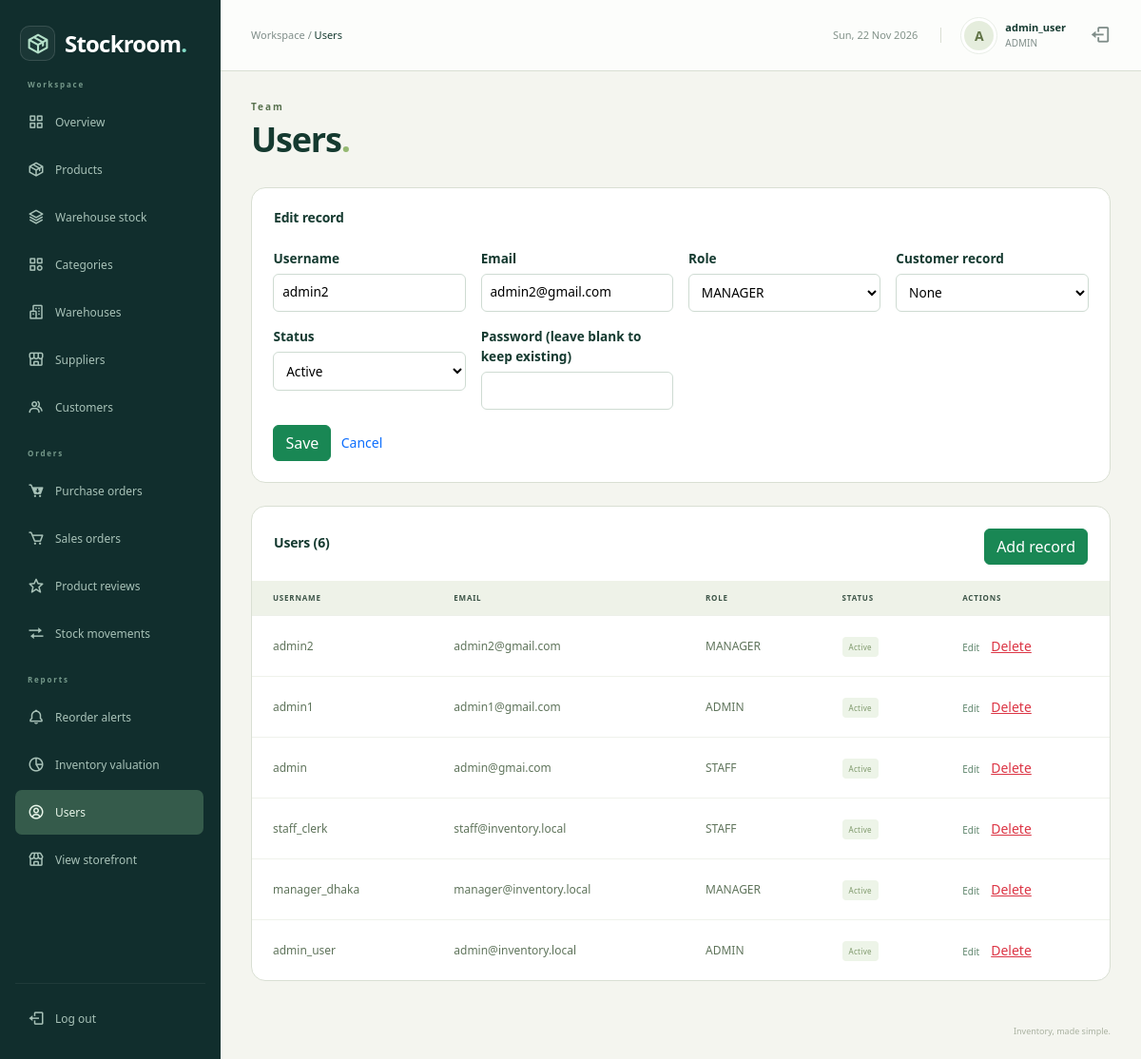
/admin/users.php?id=6 (signed in), run on an earlier commit of the app's database.
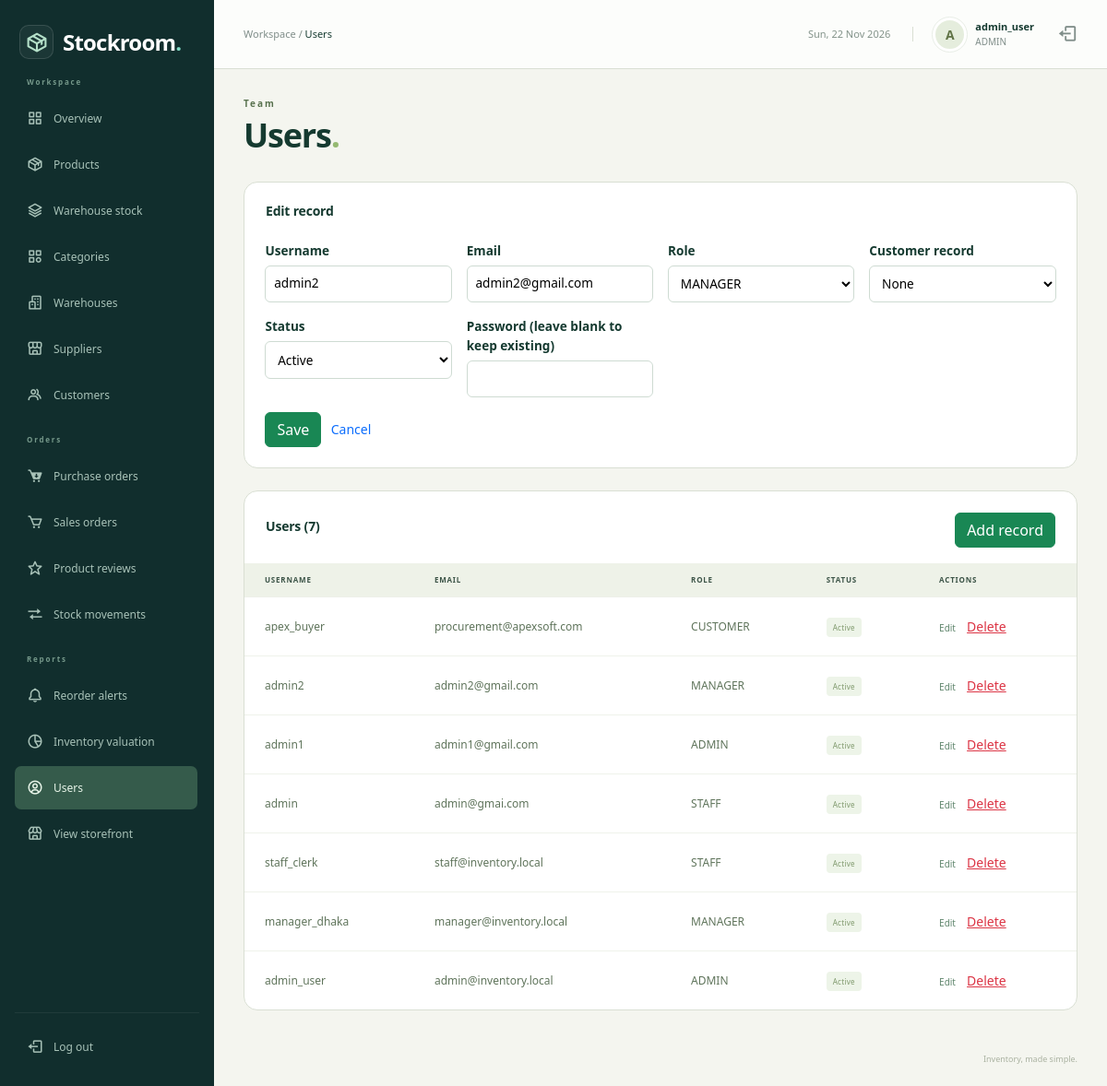
And on a later commit of the database.
### tables this page shows
CREATE TABLE `users` (
  `user_id` int NOT NULL,
  `username` varchar(50) NOT NULL,
  `email` varchar(100) NOT NULL,
  `password_hash` varchar(255) NOT NULL,
  `role` enum('ADMIN','MANAGER','STAFF','CUSTOMER') NOT NULL DEFAULT 'STAFF',
  `customer_id` int DEFAULT NULL,
  `is_active` tinyint(1) NOT NULL DEFAULT '1',
  `created_at` timestamp NULL DEFAULT CURRENT_TIMESTAMP
);

### admin/users.php (called while the page is built, shortened)
<?php
require_once __DIR__ . '/../includes/auth.php';
require_once __DIR__ . '/../config/db.php';
include '../includes/edit_request.php';
$username = '';
$email = '';
$role = 'STAFF';
$is_active = '1';
if ($id > 0) {
    $records = mysqli_query($conn, "SELECT * FROM users WHERE user_id=$id");
    $record = null;
    if ($records) {
        $record = mysqli_fetch_assoc($records);
    }
    if ($_SERVER['REQUEST_METHOD'] == 'GET') {
        $username = $record['username'];
        $email = $record['email'];
        $role = $record['role'];
        $is_active = $record['is_active'];
    }
}
$rows = mysqli_query($conn, 'SELECT user_id,username,email,role,is_active FROM users ORDER BY user_id DESC');
include '../includes/workspace.php';
include '../templates/users.php';
include '../includes/end.php';

### includes/auth.php (called while the page is built, shortened)
<?php
require_once __DIR__ . '/../config/db.php';
$user_id = $_SESSION['user_id'];
$sql = "SELECT user_id, username, role, customer_id FROM users WHERE user_id=$user_id AND is_active=1";
$users = mysqli_query($conn, $sql);
$account = mysqli_fetch_assoc($users);

### includes/edit_request.php (called while the page is built, shortened)
<?php
$id = 0;
if (isset($_GET['id'])) {
    $id = $_GET['id'];
}
if ($id > 0) {
    $editor = 'edit';
}

### templates/users.php (the view, shortened to what the changed rows need)
<?php if ($editor) { ?>
<section class="surface records-surface"><div class="section-heading"><h2><?php if ($id > 0) {
        echo 'Edit record';
    } else {
        echo 'New record';
    } ?></h2></div>
<form method="post" class="module-form"><div class="fields">
    <label class="field">Username
        <input name="username" type="text" value="<?php if (isset($username)) { echo htmlspecialchars($username); } ?>" required>
    </label>
    <label class="field">Email
        <input name="email" type="email" value="<?php if (isset($email)) { echo htmlspecialchars($email); } ?>" required>
    </label>
    <label class="field">Role
        <select name="role"><option value="ADMIN" <?php if ($role == 'ADMIN') {
            echo 'selected';
        } ?>>ADMIN</option>
<option value="MANAGER" <?php if ($role == 'MANAGER') {
        echo 'selected';
    } ?>>MANAGER</option>
<option value="CUSTOMER" <?php if ($role == 'CUSTOMER') {
        echo 'selected';
    } ?>>CUSTOMER</option></select>
    </label>
    <label class="field">Customer record
        <select name="customer_id"><option value="">None</option><?php $choices = mysqli_query($conn, "SELECT customer_id id,customer_name label FROM customers ORDER BY customer_name"); ?>
                <?php while ($choice = mysqli_fetch_assoc($choices)) { ?>
                    <option value="<?php echo $choice['id']; ?>" <?php if ($choice['id'] == $customer_id) {
                        echo 'selected';
                    } ?>><?php echo htmlspecialchars($choice['label']); ?></option>
                <?php } ?></select>
    </label>
    <label class="field">Status
        <select name="is_active"><option value="1" <?php if ($is_active == '1') {
            echo 'selected';
        } ?>>Active</option>
<option value="0" <?php if ($is_active == '0') {
        echo 'selected';
    } ?>>Inactive</option></select>
    </label>
    <label class="field">Password (leave blank to keep existing)
        <input name="password" type="password" autocomplete="new-password">
    </label>
</div><div class="actions"><button class="btn btn-success" name="action" value="save">Save</button><a href="users.php">Cancel</a></div></form></section>
<?php } ?>
<section class="surface records-surface"><div class="section-heading"><h2>Users (<?php echo $rows->num_rows; ?>)</h2><a class="btn btn-success" href="?editor=new">Add record</a></div>
<div class="table-responsive"><table class="table inventory-table records-table">
<thead><tr><th>Username</th><th>Email</th><th>Role</th><th>Status</th><th>Actions</th></tr></thead>
<tbody>
<?php while ($row = mysqli_fetch_assoc($rows)) { ?>
<tr>
    <td><?php if (isset($row['username'])) { echo htmlspecialchars($row['username']); } ?></td>
    <td><?php if (isset($row['email'])) { echo htmlspecialchars($row['email']); } ?></td>
    <td><?php echo htmlspecialchars($row['role']); ?></td>
    <td><span class="record-badge"><?php if ($row['is_active'] == 1) {
        echo 'Active';
    } else {
        echo 'Inactive';
    } ?></span></td>
    <td><a class="text-link" href="?id=<?php echo $row['user_id']; ?>">Edit</a> <form method="post" class="inline-form" action="?id=<?php echo $row['user_id']; ?>"><button class="btn btn-sm btn-link text-danger" name="action" value="delete">Delete</button></form></td>
</tr>
<?php } ?>
</tbody></table></div>
</section>

### includes/topbar.php (shortened to what the changed rows need)
<header class="topbar">
    <div class="topbar-account">
        <a class="account-link" href="dashboard.php">
            <span class="avatar"><?php echo htmlspecialchars(substr($account['username'], 0, 1)); ?></span>
            <div><strong><?php echo htmlspecialchars($account['username']); ?></strong><small><?php echo htmlspecialchars($account['role']); ?></small></div>
        </a>
    </div>
</header>

What changed in the data, as far as the page shows it:
added users: username "apex_buyer", email "procurement@apexsoft.com", role "CUSTOMER", is_active "Active"
Also different on the page:
$rows->num_rows: "6" → "7"
